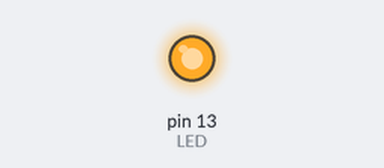
The sketch below on a simulated Arduino Uno, built with avr-gcc and run on an emulated ATmega328P. On the bench: output pins drawn as LEDs (lit = HIGH).

Above: at 0.15 s.
At 37.6 s:
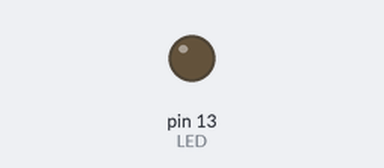
Timing chart, 0 to 40.0 s (numbered marks = the images above):
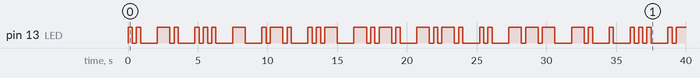

Measured:
- by itself, pin 13 (LED): LOW → HIGH at 0.00 s, → LOW 0.30 s later, → HIGH 0.30 s later, → LOW 0.30 s later, … (69 changes in this stretch)

The sketch:

codigoMorse.ino
```cpp
//Proyecto decir en código morse "Instrucciones para llorar"

//Alfabeto para la palabra
//I = · ·
//N = — ·
//S = · · ·
//T = —
//R = · — ·
//U = · · —
//C = — · — ·
//O = — — —
//E = ·
//P = · — — ·
//A = · —
//L = · — · ·

//Ahora voy a definir las variables
int LED = LED_BUILTIN;
//Esta variable es para lo que define el tiempo de ·
int tiempoCorto = 300;
//Esta variable es para lo que define el tiempo de —
int tiempoLargo = 900;

void setup() {
  //Se va a definir la led integrada del pin 13 como un OUTPUT
  pinMode(LED, OUTPUT);
}

void loop() {
  //La letra "I"
  switchLED(tiempoCorto);
  switchLED(tiempoCorto);

  //Delay para generar un espacio entre letras
  delay(tiempoLargo);

  //La letra "N"
  switchLED(tiempoLargo);
  switchLED(tiempoCorto);

  delay(tiempoLargo);

  //La letra "S"
  switchLED(tiempoCorto);
  switchLED(tiempoCorto);
  switchLED(tiempoCorto);

  delay(tiempoLargo);

  //La letra "T"
  switchLED(tiempoLargo);

  delay(tiempoLargo);

  //La letra "R"
  switchLED(tiempoCorto);
  switchLED(tiempoLargo);
  switchLED(tiempoCorto);

  delay(tiempoLargo);

  //La letra "U"
  switchLED(tiempoCorto);
  switchLED(tiempoCorto);
  switchLED(tiempoLargo);

  delay(tiempoLargo);

  //La letra "C"
  switchLED(tiempoLargo);
  switchLED(tiempoCorto);
  switchLED(tiempoLargo);
  switchLED(tiempoCorto);

  delay(tiempoLargo);
  //La letra "C"
  switchLED(tiempoLargo);
  switchLED(tiempoCorto);
  switchLED(tiempoLargo);
  switchLED(tiempoCorto);

  delay(tiempoLargo);

  //La letra "I"
  switchLED(tiempoCorto);
  switchLED(tiempoCorto);

  delay(tiempoLargo);

  //La letra "O"
  switchLED(tiempoLargo);
  switchLED(tiempoLargo);
  switchLED(tiempoLargo);

  delay(tiempoLargo);

  //La letra "N"
  switchLED(tiempoLargo);
  switchLED(tiempoCorto);

  delay(tiempoLargo);

  //La letra "E"
  switchLED(tiempoCorto);

  delay(tiempoLargo);

  //La letra "S"
  switchLED(tiempoCorto);
  switchLED(tiempoCorto);
  switchLED(tiempoCorto);

  delay(tiempoLargo);

  //La letra "P"
  switchLED(tiempoCorto);
  switchLED(tiempoLargo);
  switchLED(tiempoLargo);
  switchLED(tiempoCorto);

  delay(tiempoLargo);

  //La letra "A"
  switchLED(tiempoCorto);
  switchLED(tiempoLargo);


  delay(tiempoLargo);

  //La letra "R"
  switchLED(tiempoCorto);
  switchLED(tiempoLargo);
  switchLED(tiempoCorto);

  delay(tiempoLargo);

  //La letra "A"
  switchLED(tiempoCorto);
  switchLED(tiempoLargo);

  delay(tiempoLargo);

  //La letra "L"
  switchLED(tiempoCorto);
  switchLED(tiempoLargo);
  switchLED(tiempoLargo);
  switchLED(tiempoCorto);

  delay(tiempoLargo);

  //La letra "L"
  switchLED(tiempoCorto);
  switchLED(tiempoLargo);
  switchLED(tiempoLargo);
  switchLED(tiempoCorto);

  delay(tiempoLargo);

  //La letra "O"
  switchLED(tiempoLargo);
  switchLED(tiempoLargo);
  switchLED(tiempoLargo);

  delay(tiempoLargo);

  //La letra "R"
  switchLED(tiempoCorto);
  switchLED(tiempoLargo);
  switchLED(tiempoCorto);

  delay(tiempoLargo);

  //La letra "A"
  switchLED(tiempoCorto);
  switchLED(tiempoLargo);

  delay(tiempoLargo);

  //La letra "R"
  switchLED(tiempoCorto);
  switchLED(tiempoLargo);
  switchLED(tiempoCorto);

  delay(tiempoLargo);
}

//Esta función es para el cambio de voltaje en el LED integrado
void switchLED(int timing) {
  // Esta funcion hara que el LED prenda
  digitalWrite(LED, HIGH);
  // Esto retrasara la siguiente linea de codigo, y que se pueda cambiar por cuanto tiempo el LED se encuentra encendido
  delay(timing);
  // Esta funcion hara que el LED se apague
  digitalWrite(LED, LOW);
  // Esto retrasara la siguiente linea de codigo, y que se pueda cambiar por cuanto tiempo el LED se encuentra apagado
  delay(tiempoCorto);
}
```
